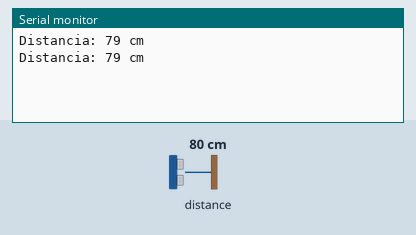
Recording of a sketch running on a simulated Arduino Uno, built with avr-gcc and run on an emulated ATmega328P. Parts: the last lines printed to the serial monitor. Wiring (inferred from the names in the program): ultrasonic range finder: trigger pin 11; echo pin 0. The test bench sets the inputs (shaded band); at power-on: distance to the obstacle 80 cm. The echo pulse lasts 58.3 µs per cm.

Above: at 1.8 s.
1.9 s: distance to the obstacle set to 2 cm
At 2.4 s:
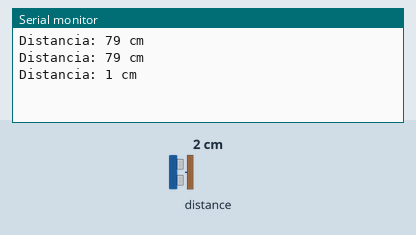
3.4 s: distance to the obstacle set to 4 cm
At 4.8 s:
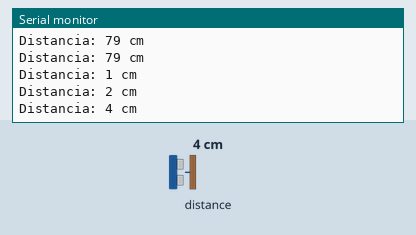
Timing chart, 0 to 6.4 s (numbered marks = the images above; inputs shaded):
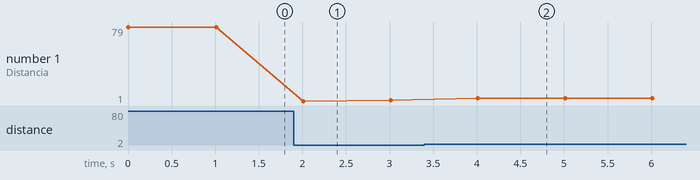

Measured:
- after the input at 1.9 s, the serial monitor: prints a new line after 0.11 s (image 1)
- after the input at 3.4 s, the serial monitor: prints a new line after 0.61 s (image 2)
- plotted number 1: 79 → 2 after the input at 1.9 s, 2 → 4 after the input at 3.4 s

The sketch:

Ultrasonico.ino
```cpp
// Defina os pinos do sensor ultrassônico
#define trigPin 11
#define echoPin 0

// Variáveis para armazenar o tempo de ida e volta do pulso ultrassônico
long duration;
int distance_cm;

void setup() {
  // Inicialize os pinos
  pinMode(trigPin, OUTPUT);
  pinMode(echoPin, INPUT);

  // Inicialize a porta serial para exibir a distância
  Serial.begin(9600);
}

void loop() {
  // Limpe o pino TRIG
  digitalWrite(trigPin, LOW);
  delayMicroseconds(2);

  // Envie um pulso de 10 microssegundos no pino TRIG
  digitalWrite(trigPin, HIGH);
  delayMicroseconds(10);
  digitalWrite(trigPin, LOW);

  // Leia o tempo de retorno do pulso no pino ECHO
  duration = pulseIn(echoPin, HIGH);

  // Calcule a distância em centímetros usando a fórmula: distância = (tempo x velocidade do som) / 2
  distance_cm = (duration / 2) / 29.1; // 29.1 µs/cm é a velocidade do som em ar a 20°C

  // Exiba a distância medida no monitor serial
  Serial.print("Distancia: ");
  Serial.print(distance_cm);
  Serial.println(" cm");

  // Aguarde um curto período de tempo antes de fazer a próxima leitura
  delay(1000);
}
```
